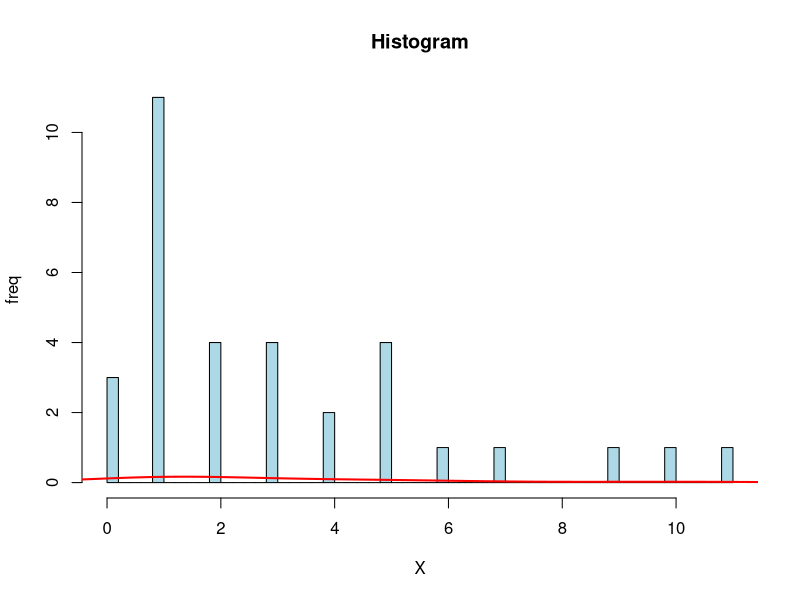

Recreate this plot in R.
arr <- c(0, 0, 0, 1, 1, 1, 1, 1, 1, 1, 1, 1, 1, 1, 2, 2, 2, 2, 3, 3, 3, 3, 4, 4, 5, 5, 5, 5, 6, 7, 9, 10, 11)
print(arr)

# среднее
average <- mean(arr)
print(sprintf("Average: %f", average))

# стандартное отклонение
std <- sd(arr)
print(sprintf("Standard deviation: %f", std))

# медиана
median <- median(arr)
print(sprintf("Median: %f", median))

# процентили
qtl <- quantile(arr, c(0.25, 0.75))
qtl


summary(arr)
shapiro.test(arr) # Если P < 0.05 - нормальное распределение отвергается

hist(arr, breaks = 50, freq = TRUE, col = "lightblue",
      xlab = "X",
      ylab = "freq",
      main = "Histogram")
lines(density(arr), col = "red", lwd = 2)

# Можно ли считать, что выборка извлечена из совокупности с нормальным распределением?
# Обоснуйте свой ответ.

# (Приведенные числа — клинические оценки тяжести серповидноклеточной анемии).